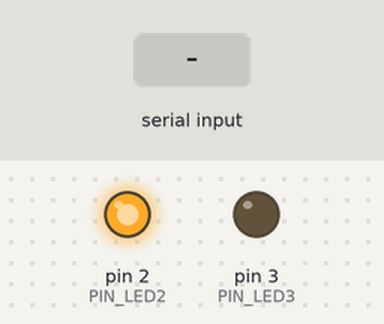
A sketch run on a simulated Arduino Uno, built with avr-gcc and run on an emulated ATmega328P. On the bench: output pins drawn as LEDs (lit = HIGH). Dashed ring = blinking. The inputs (shaded band) are chosen by the test bench. What the sketch prints to the serial monitor is not drawn.

Above: at 1.2 s.
1.3 s: "90,45\n" received over Serial
At 2.7 s:
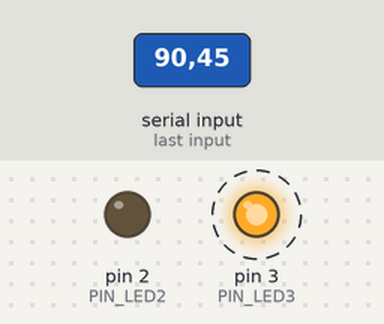
4.3 s: "5\n" received over Serial
At 6.7 s:
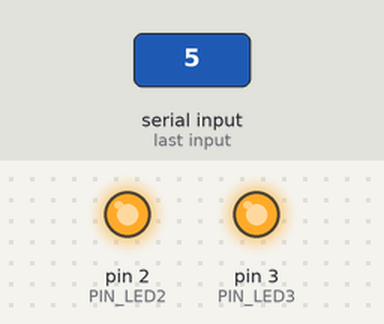
6.8 s: "90\n" received over Serial
At 8.2 s:
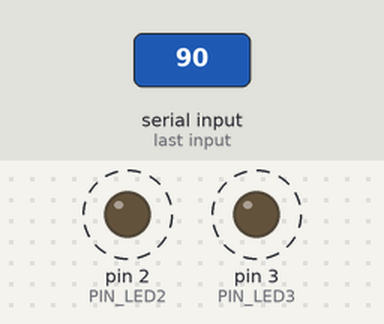
Timing chart, 0 to 15.3 s (numbered marks = the images above; inputs shaded):
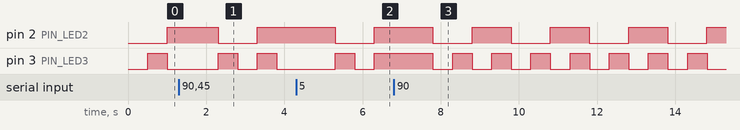

Measured:
- by itself, pin 2 (PIN_LED2): alternates HIGH for 1.0 s and LOW for 1.0 s
- by itself, pin 3 (PIN_LED3): alternates HIGH for 0.50 s and LOW for 0.50 s

The sketch:

cyclicExec.ino
```cpp
/* cyclicExec.ino
 * Project#1 — Cyclic Executive Revision
 * CMPE311 Embedded System Design, Spring 2026
 *
 * Implements a cyclic executive scheduler using a function pointer array.
 * Three non-blocking tasks execute in fixed round-robin order every loop():
 *   [0] taskSerial()    — serial input state machine (LED# then interval)
 *   [1] taskBlinkLED2() — millis()-based blink for LED on pin 2
 *   [2] taskBlinkLED3() — millis()-based blink for LED on pin 3
 *
 * Behavior is functionally identical to the baseline (multiTaskBasic.ino).
 * No blocking calls (delay, busy-wait) are used anywhere.
 *
 * Who:  Aissatou Diallo, UMBC
 * When: Spring 2026
 * Ref:  Diallo, Aissatou.cmpe311.fall25.project#1-ECN-R1
 */

#include "scheduler.h"
#include "tasks.h"

/* --- Scheduler task list (cyclic executive) ----------------------------- */
void (*taskList[NUM_TASKS])(void) = {
    taskSerial,
    taskBlinkLED2,
    taskBlinkLED3
};

/* --- setup() ------------------------------------------------------------ */
void setup() {
    Serial.begin(9600);

    pinMode(PIN_LED2, OUTPUT);
    pinMode(PIN_LED3, OUTPUT);

    ledOn2 = FALSE;
    ledOn3 = FALSE;
    digitalWrite(PIN_LED2, LOW);
    digitalWrite(PIN_LED3, LOW);

    delayStart2 = millis();
    delayStart3 = millis();

    /* Initial blink intervals (msec per half-period) */
    intervalLed[2] = 1000;
    intervalLed[3] = 500;

    /* Prime the serial state machine */
    Serial.print("What LED?");
    waiting4led      = TRUE;
    waiting4interval = FALSE;
}

/* --- loop() — cyclic executive ------------------------------------------ */
void loop() {
    int i;
    for (i = 0; i < NUM_TASKS; i++) {
        taskList[i]();
    }
}
```

scheduler.h
```cpp
/* scheduler.h
 * Cyclic executive scheduler definitions.
 * CMPE311 Embedded System Design — Project#1 Revision
 *
 * Defines the number of tasks, convenience macros, and pin assignments.
 * The task list (taskList[]) is declared in cyclicExec.ino and populated
 * with function pointers to the three task functions in tasks.h.
 *
 * To add a task:
 *   1. Write a void f(void) function in tasks.h / tasks.c
 *   2. Append its pointer to taskList[] in cyclicExec.ino
 *   3. Increment NUM_TASKS
 *
 * Who:  Aissatou Diallo, UMBC — Spring 2026
 */

#ifndef SCHEDULER_H
#define SCHEDULER_H

/* ---- Scheduler constants ----------------------------------------------- */
#define NUM_TASKS   3           /* Number of tasks in the cyclic executive   */

/* ---- Boolean aliases --------------------------------------------------- */
#define TRUE        1
#define FALSE       0

/* ---- Hardware pin assignments (per Educational Constraint E.3) --------- */
#define PIN_LED2    2           /* LED#1 — digital output pin 2              */
#define PIN_LED3    3           /* LED#2 — digital output pin 3              */

/* ---- Global state shared between scheduler and tasks ------------------- */
/*
 * Declared extern here; defined once in tasks.c so any translation unit
 * that includes scheduler.h can read/write the shared state.
 *
 * In the Arduino build system all .ino, .c, and .h files in the sketch
 * folder are compiled together, so the linker resolves these automatically.
 */
extern unsigned long delayStart2;       /* Timestamp of last LED2 toggle     */
extern unsigned long delayStart3;       /* Timestamp of last LED3 toggle     */
extern int           ledOn2;            /* TRUE if LED2 is currently on      */
extern int           ledOn3;            /* TRUE if LED3 is currently on      */
extern unsigned long intervalLed[13];   /* Blink half-period per LED index   */
extern int           waiting4led;       /* Serial SM: waiting for LED#       */
extern int           waiting4interval;  /* Serial SM: waiting for interval   */
extern int           interval;          /* Last parsed interval value        */
extern int           setLedNum;         /* Last parsed LED number            */

#endif /* SCHEDULER_H */
```

tasks.h
```cpp
/* tasks.h
 * Task function declarations and global state definitions.
 * CMPE311 Embedded System Design — Project#1 Revision
 *
 * Each task is a non-blocking void function that performs one unit of work
 * per call and returns immediately. All tasks share the global state defined
 * below (and declared extern in scheduler.h).
 *
 * Who:  Aissatou Diallo, UMBC — Spring 2026
 */

#ifndef TASKS_H
#define TASKS_H

#include "scheduler.h"

/* ---- Global state definitions ------------------------------------------ */
/* Defined here (once); declared extern in scheduler.h                       */

unsigned long delayStart2    = 0;
unsigned long delayStart3    = 0;
int           ledOn2         = FALSE;
int           ledOn3         = FALSE;
unsigned long intervalLed[13]= {1000}; /* index 2 and 3 used; rest unused   */
int           waiting4led    = FALSE;
int           waiting4interval = FALSE;
int           interval       = 0;
int           setLedNum      = 1;      /* default; avoids uninitialized read */

/* ---- Task function declarations ---------------------------------------- */

/*
 * taskSerial()
 * Polls Serial.available(). When data is present, reads either an LED number
 * or a blink interval depending on the current state (waiting4led / waiting4interval).
 * Updates intervalLed[setLedNum] after a complete LED# + interval pair is received.
 * Uses Serial.parseInt() only after data is confirmed available, minimizing
 * its internal timeout and avoiding any meaningful blocking.
 */
void taskSerial(void);

/*
 * taskBlinkLED2()
 * Checks whether (millis() - delayStart2) > intervalLed[2].
 * If so, toggles LED2 (pin PIN_LED2) and records a new delayStart2.
 * No blocking calls. Safe against millis() rollover via unsigned subtraction.
 */
void taskBlinkLED2(void);

/*
 * taskBlinkLED3()
 * Same as taskBlinkLED2() but for LED3 (pin PIN_LED3), delayStart3,
 * and intervalLed[3].
 */
void taskBlinkLED3(void);

/* ---- Task function implementations ------------------------------------- */
/* Defined inline here so the Arduino build system picks them up without    */
/* requiring a separate .cpp compilation unit.                               */

void taskSerial(void) {
    if (Serial.available() != 0) {
        if (waiting4led == TRUE) {
            setLedNum = Serial.parseInt();
            Serial.print("What interval (ms)");
            waiting4led      = FALSE;
            waiting4interval = TRUE;
        } else if (waiting4interval == TRUE) {
            interval = Serial.parseInt();
            intervalLed[setLedNum] = interval;
            Serial.print("What LED?");
            waiting4interval = FALSE;
            waiting4led      = TRUE;
        } else {
            /* Should never reach — defensive assert */
            Serial.print("***ASSERT: Input neither ledNum nor interval!!!");
            Serial.println();
        }
    }
}

void taskBlinkLED2(void) {
    if ((millis() - delayStart2) > intervalLed[2]) {
        if (ledOn2 == TRUE) {
            ledOn2 = FALSE;
            digitalWrite(PIN_LED2, LOW);
        } else {
            ledOn2 = TRUE;
            digitalWrite(PIN_LED2, HIGH);
        }
        delayStart2 = millis();
    }
}

void taskBlinkLED3(void) {
    if ((millis() - delayStart3) > intervalLed[3]) {
        if (ledOn3 == TRUE) {
            ledOn3 = FALSE;
            digitalWrite(PIN_LED3, LOW);
        } else {
            ledOn3 = TRUE;
            digitalWrite(PIN_LED3, HIGH);
        }
        delayStart3 = millis();
    }
}

#endif /* TASKS_H */
```
